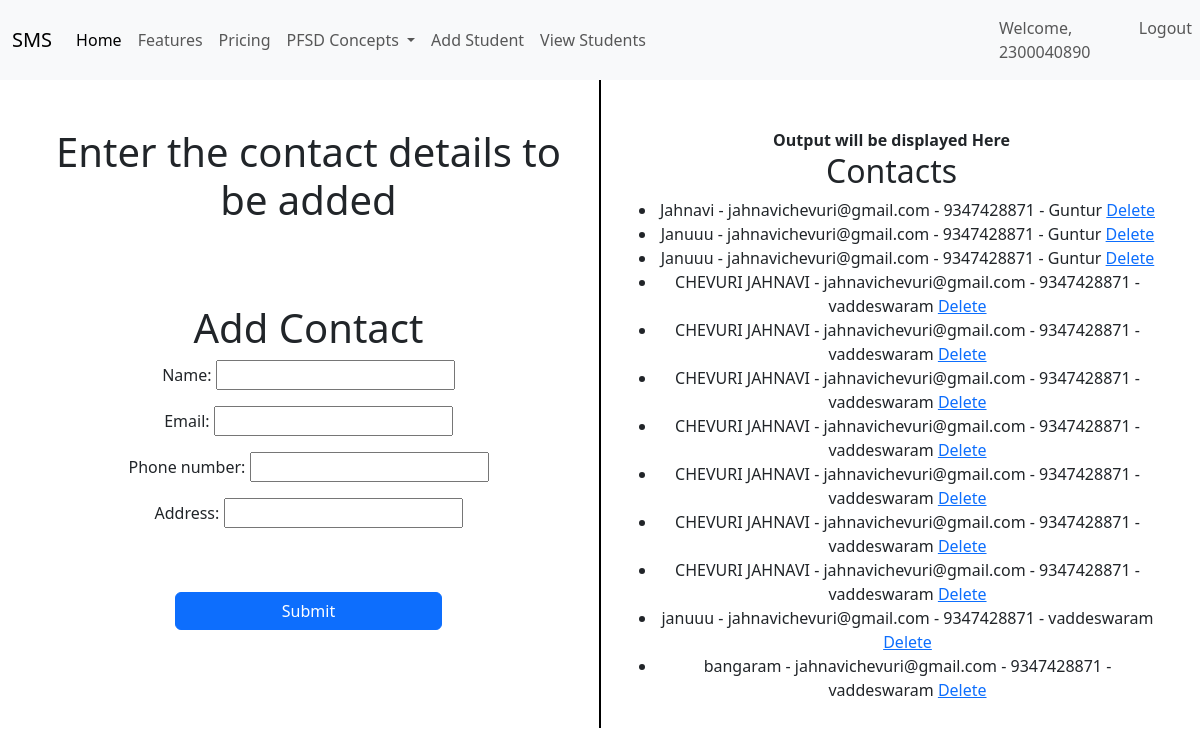
The app's page /add_contact/ (signed in) with its own data.
### adminapp/models.py (models this page shows, shortened)
class Contact(models.Model):
    name = models.CharField(max_length=200)
    email = models.EmailField()
    phone_number = models.CharField(max_length=15)  # Adjust the max_length as needed
    address = models.CharField(max_length=200)
    created_at = models.DateTimeField(auto_now_add=True)

### adminapp/views.py (the view)
# urls.py: path('add_contact/', views.add_contact, name='add_contact'),
def add_contact(request):
    if request.method == 'POST':
        form = ContactForm(request.POST)
        if form.is_valid():
            contact_instance = form.save(commit=False)
            contact_instance.save()
            user_email = request.user.email
            user_first_name = request.user.first_name
            subject = 'New Contact Added'
            message = (
                f'Hello, {user_first_name},\n\n'
                f'A new contact has been added with the following details:\n'
                f'Name: {contact_instance.name}\n'
                f'Email: {contact_instance.email}\n'
                f'Phone Number: {contact_instance.phone_number}\n'
                f'Address: {contact_instance.address}\n\n'  # Updated to address
                f'Thank you!'
            )
            from_email = 'jahnavichevuri@gmail.com'
            recipient_list = [user_email]
            send_mail(subject, message, from_email, recipient_list)
            return redirect('add_contact')  # Redirect after saving
    else:
        form = ContactForm()
    contacts = Contact.objects.all()
    return render(request, 'adminapp/contact.html', {'form': form, 'contacts': contacts})

### adminapp/forms.py
class ContactForm(forms.ModelForm):
    class Meta:
        model = Contact
        fields = ['name', 'email', 'phone_number', 'address']

### templates/adminapp/contact.html (shortened to what this page needs)
{% extends 'Navbar/Projectnavbar.html' %}
{% load static %}
{% block body %}
<div class="container text-center">
  <div class="row">
    <div class="col">
        <br><br>
        <h1>Enter the contact details to be added</h1>
        <br><br><br>
        <h1>Add Contact</h1>
        <form method="post" action="{% url 'add_contact' %}">{% csrf_token %}
            {{ form.as_p }}
            <br><br>
            <div class="d-grid gap-2 col-6 mx-auto">
                <button class="btn btn-primary" type="submit">Submit</button>
            </div>
        </form>
    </div>
      <br><br><br><br><br><br><br><br><br><br><br><br><br><br><br><br>
      <br><br><br><br><br><br><br><br><br><br><br>
       <div class="col-auto d-flex align-items-center">
      <div style="border-left: 2px solid black; height: 100%;"></div>
    </div>
    <div class="col">
        <br><br>
        <strong>Output will be displayed Here</strong>
        <h2>Contacts</h2>
        <ul>
            {% for contact in contacts %}
                <li>
                    {{ contact.name }} - {{ contact.email }} - {{ contact.phone_number }} - {{ contact.address }}
                    <a href="{% url 'delete_contact' contact.pk %}">Delete</a>
                </li>
            {% endfor %}
        </ul>
    </div>
  </div>
</div>
{% endblock %}

### templates/navbar/ProjectNavBar.html (shortened to what this page needs)
<!DOCTYPE html>
<html lang="en">
<head>
    <link href="https://cdn.jsdelivr.net/npm/bootstrap@5.3.3/dist/css/bootstrap.min.css" rel="stylesheet">
</head>
<body>
<nav class="navbar navbar-expand-lg navbar-light bg-light">
  <div class="container-fluid">
    <a class="navbar-brand" href="{% url 'projecthomepage' %}">SMS</a>
    <div class="collapse navbar-collapse" id="navbarNavDropdown">
      <ul class="navbar-nav">
        <li class="nav-item">
          <a class="nav-link active" aria-current="page" href="#">Home</a>
        </li>
        <li class="nav-item">
          <a class="nav-link" href="#">Features</a>
        </li>
        <li class="nav-item">
          <a class="nav-link" href="#">Pricing</a>
        </li>
        <li class="nav-item dropdown">
          <a class="nav-link dropdown-toggle" href="#" id="navbarDropdownMenuLink" role="button" data-bs-toggle="dropdown" aria-expanded="false">
            PFSD Concepts
          </a>
        </li>
          <li class="nav-item">
          <a class="nav-link" href="{% url 'add_student_page_call' %}">Add Student</a>
        </li>
          <li class="nav-item">
          <a class="nav-link" href="{% url 'student_list_page_call' %}">View Students</a>
        </li>
      </ul>
    </div>
  </div>
    <ul  class="navbar-nav ms-auto">
<li>
        {% if user.is_authenticated %}
        <li class="nav-item">
        <span class="nav-link">Welcome, {{ user.username }}</span>
    </li>
          <li class="nav-item">
          <a class="nav-link" href="{% url 'logout' %}">Logout</a>
          </li>
        {% endif %}
 </li>
      </ul>
</nav>
</body>
{% block body %}
{% endblock %}
</html>

### records on screen
Contact: name "Jahnavi", email "jahnavichevuri@gmail.com", phone_number "9347428871", address "Guntur"
Contact: name "Januuu", email "jahnavichevuri@gmail.com", phone_number "9347428871", address "Guntur"
Contact: name "Januuu", email "jahnavichevuri@gmail.com", phone_number "9347428871", address "Guntur"
Contact: name "CHEVURI JAHNAVI", email "jahnavichevuri@gmail.com", phone_number "9347428871", address "vaddeswaram"
Contact: name "CHEVURI JAHNAVI", email "jahnavichevuri@gmail.com", phone_number "9347428871", address "vaddeswaram"
Contact: name "CHEVURI JAHNAVI", email "jahnavichevuri@gmail.com", phone_number "9347428871", address "vaddeswaram"
Contact: name "CHEVURI JAHNAVI", email "jahnavichevuri@gmail.com", phone_number "9347428871", address "vaddeswaram"
Contact: name "CHEVURI JAHNAVI", email "jahnavichevuri@gmail.com", phone_number "9347428871", address "vaddeswaram"
Contact: name "CHEVURI JAHNAVI", email "jahnavichevuri@gmail.com", phone_number "9347428871", address "vaddeswaram"
Contact: name "CHEVURI JAHNAVI", email "jahnavichevuri@gmail.com", phone_number "9347428871", address "vaddeswaram"
Contact: name "januuu", email "jahnavichevuri@gmail.com", phone_number "9347428871", address "vaddeswaram"
Contact: name "bangaram", email "jahnavichevuri@gmail.com", phone_number "9347428871", address "vaddeswaram"

### other values on screen
{{ user.username }} "2300040890"
